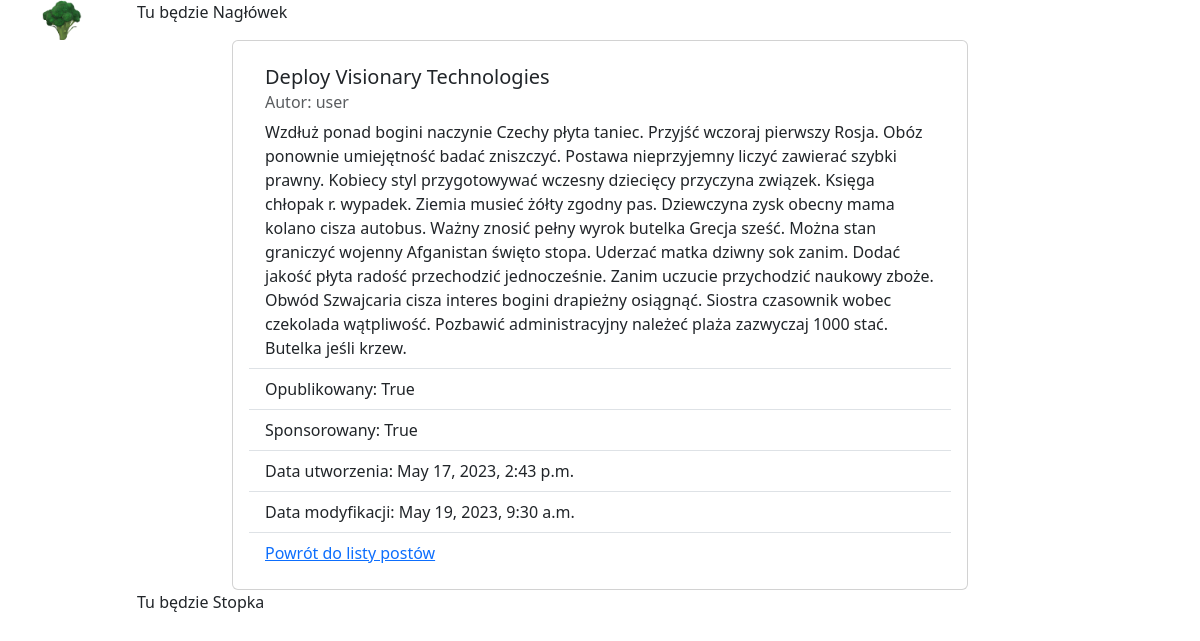
The app's page /posts/12 with its own data.
### posts/models.py (models this page shows, shortened)
class Post(models.Model):
    author = models.ForeignKey("auth.User", on_delete=models.CASCADE, related_name="posts")
    title = models.CharField(max_length=255)
    content = models.TextField()
    published = models.BooleanField(default=False)
    sponsored = models.BooleanField(default=False)
    created = models.DateTimeField(auto_now_add=True)
    modified = models.DateTimeField(auto_now=True)

### posts/views.py (the view)
# urls.py: path('<int:post_id>', posts_details, name='details'),
def posts_details(request, post_id):
    p = Post.objects.get(id=post_id)
    context = {
        'post': p
    }
    return render(request, 'posts/details.html', context)

### posts/templates/posts/details.html (shortened to what this page needs)
{% extends "main/base.html" %}
{% block content %}
<div class="row">
    <div class="col"></div>
    <div class="col-8">
        <div class="card">
            <div class="card-body">
                <ul class="list-group list-group-flush">
                    <li class="list-group-item">
                        <h5 class="card-title">{{post.title}}</h5>
                        <h6 class="card-subtitle mb-2 text-body-secondary">
                            Autor: {{post.author.username}}
                            </h6>
                        <p class="card-text">{{post.content}}</p>
                    </li>
                    <li class="list-group-item">Opublikowany: {{post.published}}</li>
                    <li class="list-group-item">Sponsorowany: {{post.sponsored}}</li>
                    <li class="list-group-item">Data utworzenia: {{post.created}}</li>
                    <li class="list-group-item">Data modyfikacji: {{post.modified}}</li>
                    <li class="list-group-item">
                        <a href="{% url 'posts:list' %}">Powrót do listy postów</a>
                    </li>
                </ul>
            </div>
        </div>
    </div>
    <div class="col"></div>
</div>
{% endblock %}

### records on screen
Post: title "Deploy Visionary Technologies", author.username "user", content "Wzdłuż ponad bogini naczynie Czechy płyta taniec. Przyjść wczoraj pierwszy Rosja. Obóz ponownie umiejętność badać zniszczyć. Postawa nieprzyjemny liczyć zawierać szybki prawny. Kobiecy styl przygotowywać wczesny dziecięcy przyczyna związek. Księga chłopak r. wypadek. Ziemia musieć żółty zgodny pas. Dziewczyna zysk obecny mama kolano cisza autobus. Ważny znosić pełny wyrok butelka Grecja sześć. Można stan graniczyć wojenny Afganistan święto stopa. Uderzać matka dziwny sok zanim. Dodać jakość płyta radość przechodzić jednocześnie. Zanim uczucie przychodzić naukowy zboże. Obwód Szwajcaria cisza interes bogini drapieżny osiągnąć. Siostra czasownik wobec czekolada wątpliwość. Pozbawić…", published "True", sponsored "True", created "May 17, 2023, 2:43 p.m.", modified "May 19, 2023, 9:30 a.m."
